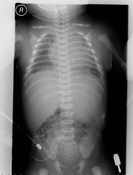
#> input picture test.jpg, 133 x 175 px, shrunk from 475 x 624 before the run
$ python greyconverted.py
#> lines starting #> are read from the running program, lines starting #| are printed output that depends on the picture; after the words box and inside, x2 and y2 are one past the last pixel; in counts of white or black regions, pixels touching at a corner belong together
"""
If edge detection is proving difficult in detecting boxes becuase of a more continuous gradient at the edge, then could incease the contrast.
"""

import cv2
import numpy as np

im = cv2.imread('test.jpg')
#> im is the input picture: shape (175, 133, 3); min 0, max 232, mean 103.5
cp = im

height, width, depth = im.shape
#> height = 175; width = 133; depth = 3

for i in range(height):
    for j in range(width):
        r,g,b = cp[i,j]

        #greyscale picture so RGB values are all equal
        if r < 30:
            cp[i,j] = [1,1,1]
#> cp: shape (175, 133, 3); 14.68% of pixels changed, all inside (x1, y1, x2, y2) = (12, 3, 128, 175)

cv2.imwrite('testaltered.jpg', cp)

im2 = cv2.imread('wrist.jpg')
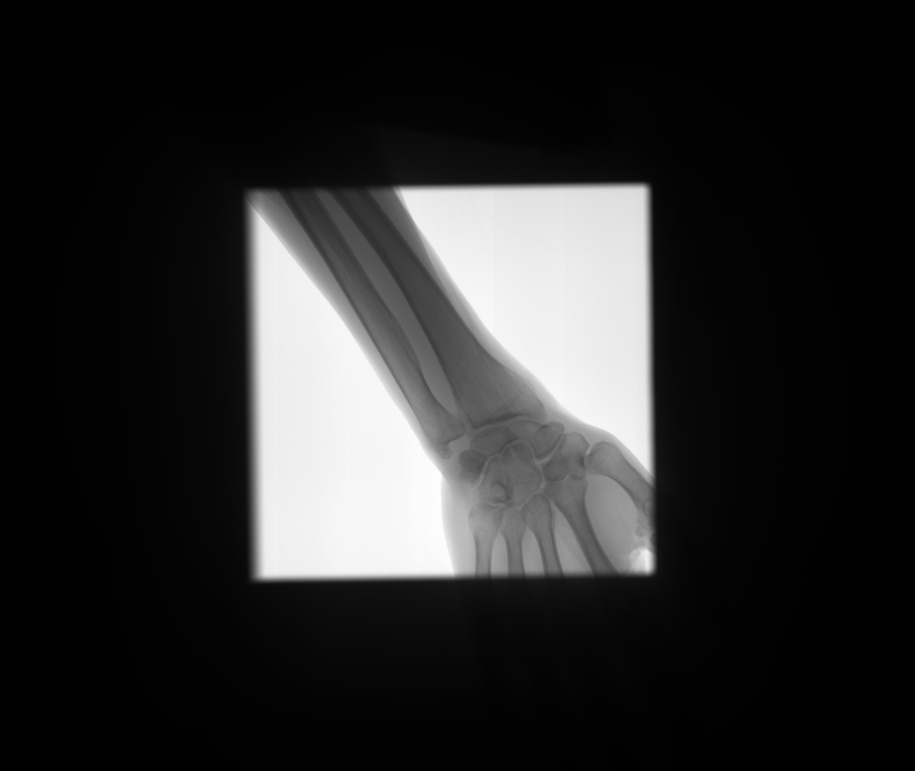
#> input picture wrist.jpg, 915 x 771 px, shrunk from 3268 x 2756 before the run
#> im2 is the input picture: shape (771, 915, 3); min 0, max 255, mean 43.5

height, width, depth = im2.shape
#> height = 771; width = 915
cp = im2

for i in range(height):
    for j in range(width):
        r,g,b = cp[i,j]

        #greyscale picture so RGB values are all equal

        #altering darker pixels
        if r < 30:
            cp[i,j] = [1,1,1]

        #altering lighter pixels
        if r >= 30:
            cp[i,j] = [255,255,255]
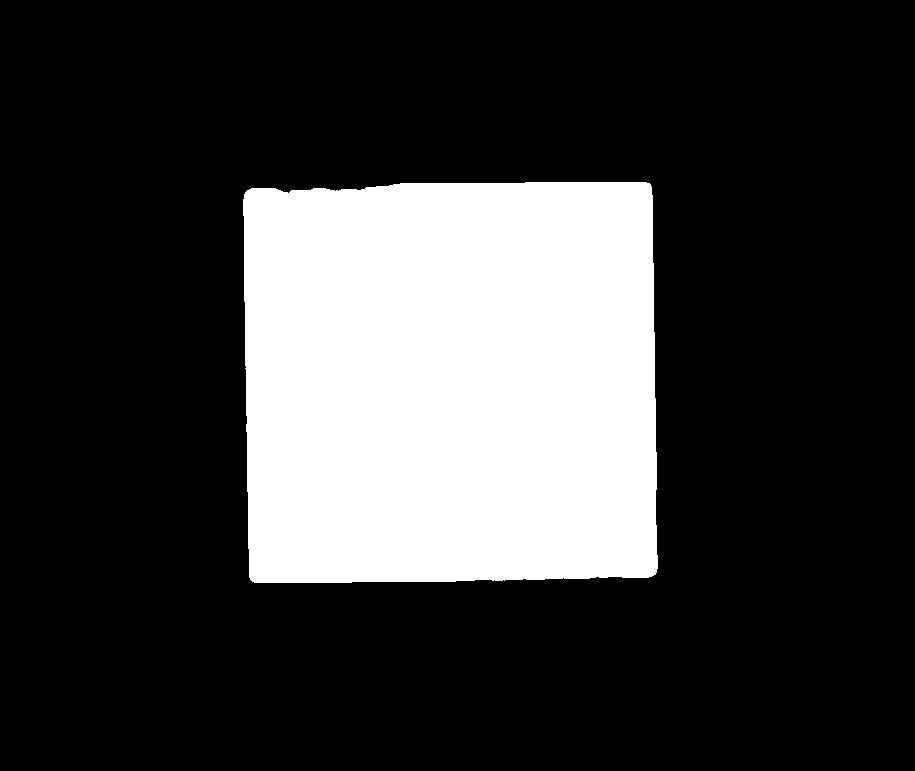
#> cp: shape (771, 915, 3); values 1 (black) and 255 (white), 23% white; 1 white region, box (x1, y1, x2, y2) and area: (243, 182, 658, 583) 162034

cv2.imwrite('wristaltered.jpg', im2)
